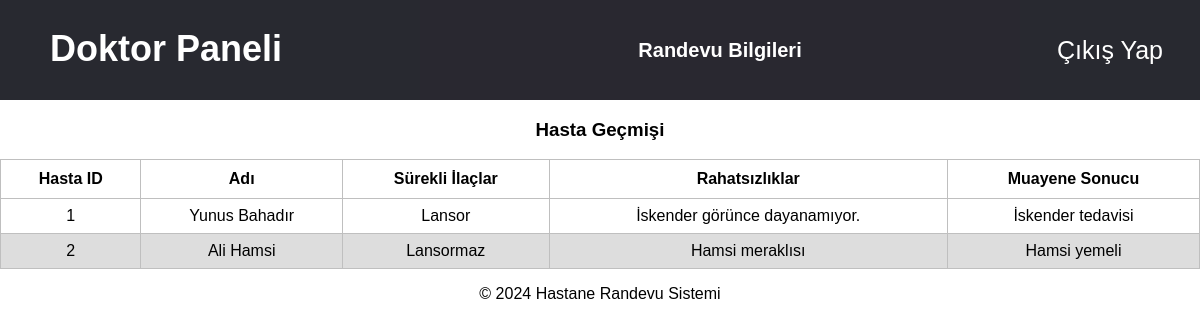
Screenshot of /hasta_bilgileri.php with the database file from the repository.
### tables this page shows
CREATE TABLE `hasta_gecmisi` (
  `hasta_id` int(11) NOT NULL,
  `hasta_adi` varchar(100) NOT NULL,
  `surekli_ilaclar` text DEFAULT NULL,
  `rahatsizliklar` text DEFAULT NULL,
  `muayene_sonucu` text DEFAULT NULL
);

### hasta_bilgileri.php (the view)
<?php
include 'bagla.php';
?>
<?php
    include 'headertwo.php';
?>
<h3>Hasta Geçmişi</h3>
<?php
$stmt = $pdo->prepare("SELECT * FROM hasta_gecmisi ORDER BY hasta_id");
$stmt->execute();
$hastalar = $stmt->fetchAll(PDO::FETCH_ASSOC);
if (count($hastalar) > 0): ?>
    <table border="1" cellpadding="10" cellspacing="0">
        <thead>
            <tr>
                <th>Hasta ID</th>
                <th>Adı</th>
                <th>Sürekli İlaçlar</th>
                <th>Rahatsızlıklar</th>
                <th>Muayene Sonucu</th>
            </tr>
        </thead>
        <tbody>
            <?php foreach ($hastalar as $hasta): ?>
                <tr>
                    <td><?php echo htmlspecialchars($hasta['hasta_id']); ?></td>
                    <td><?php echo htmlspecialchars($hasta['hasta_adi']); ?></td>
                    <td><?php echo htmlspecialchars($hasta['surekli_ilaclar']); ?></td>
                    <td><?php echo htmlspecialchars($hasta['rahatsizliklar']); ?></td>
                    <td><?php echo htmlspecialchars($hasta['muayene_sonucu']); ?></td>
                </tr>
            <?php endforeach; ?>
        </tbody>
    </table>
<?php else: ?>
    <p>Henüz hasta geçmişi kaydı bulunmamaktadır.</p>
<?php endif; ?>
<footer>
        <p>© 2024 Hastane Randevu Sistemi</p>
    </footer>

### style.css (style rules this page uses)
body { padding: 0; margin: 0; font-family: 'helvatica', sans-serif; text-align: center; background-clip: #ffffff; }
::placeholder { font: 25px; text-align: center; }
table { font-family: Arial, Helvetica, sans-serif; border-collapse: collapse; width: 100%; }
td, tr { border: 1px solid #bfbfbf; text-align: center; padding: 8px; }
tr:nth-child(even) { background: #dddddd; }

### rows the page displays
hasta_gecmisi: hasta_id "1", hasta_adi "Yunus Bahadır", surekli_ilaclar "Lansor", rahatsizliklar "İskender görünce dayanamıyor.", muayene_sonucu "İskender tedavisi"
hasta_gecmisi: hasta_id "2", hasta_adi "Ali Hamsi", surekli_ilaclar "Lansormaz", rahatsizliklar "Hamsi meraklısı", muayene_sonucu "Hamsi yemeli"
